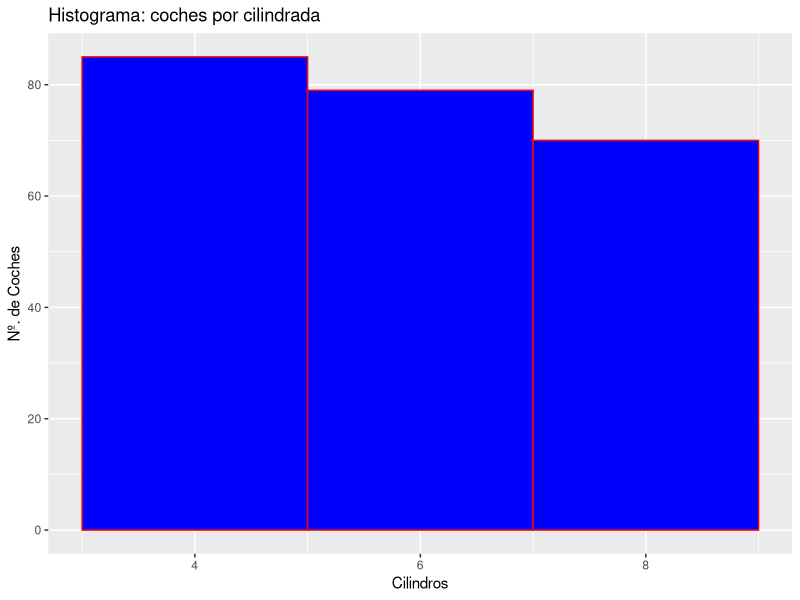
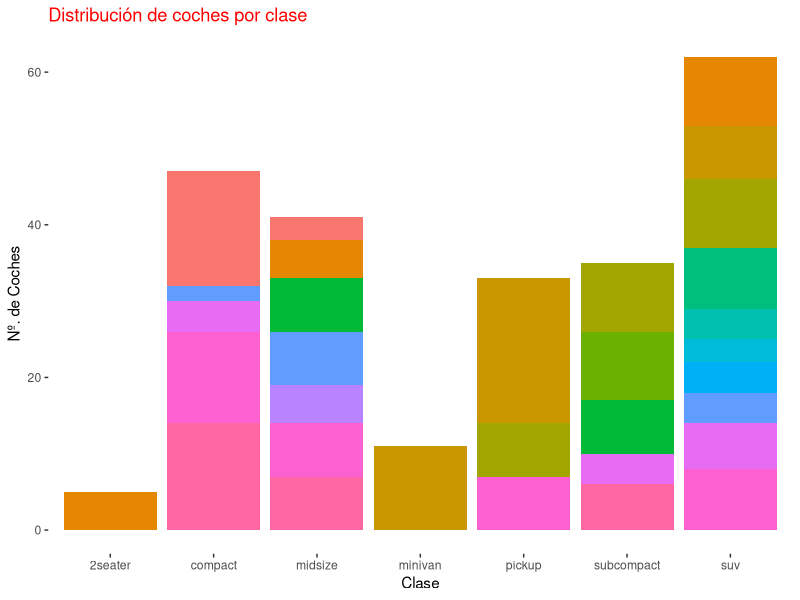
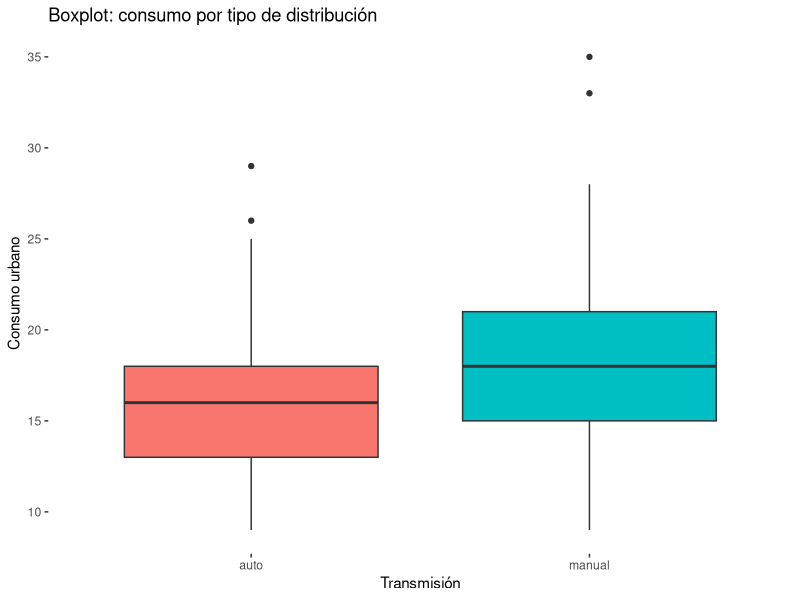
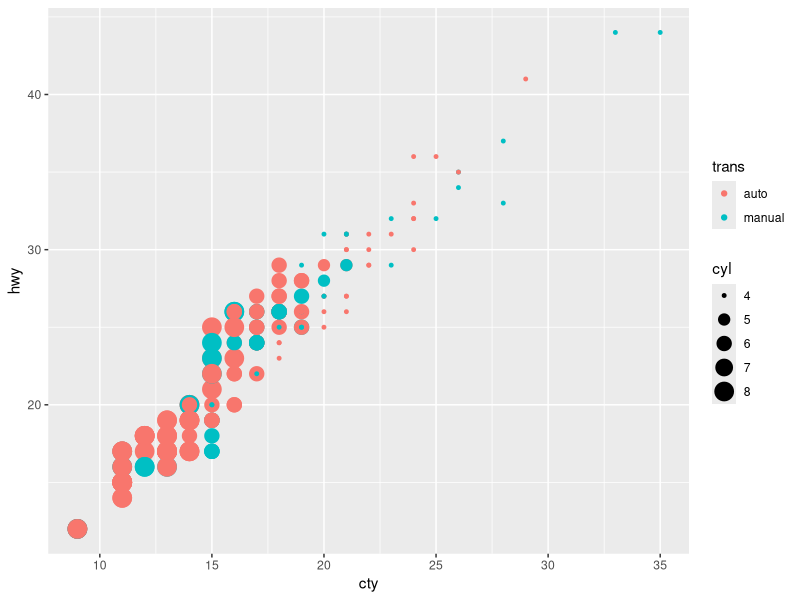
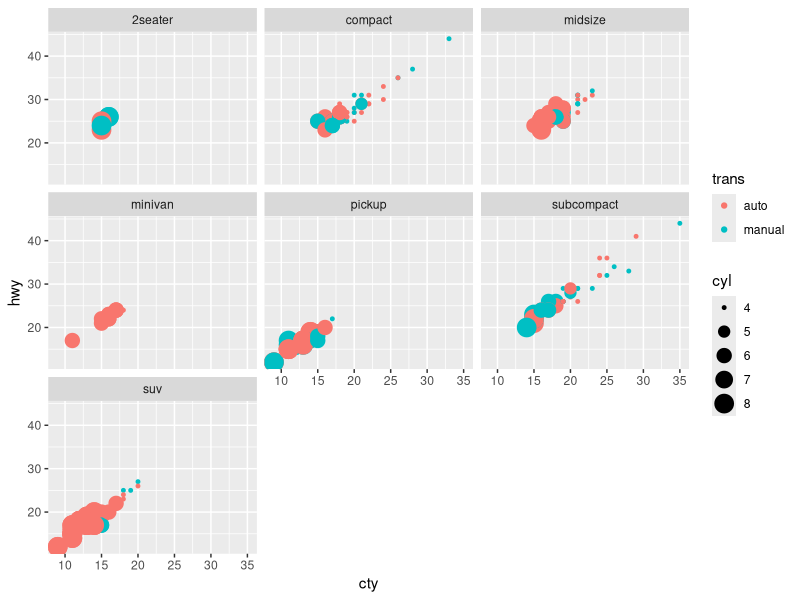
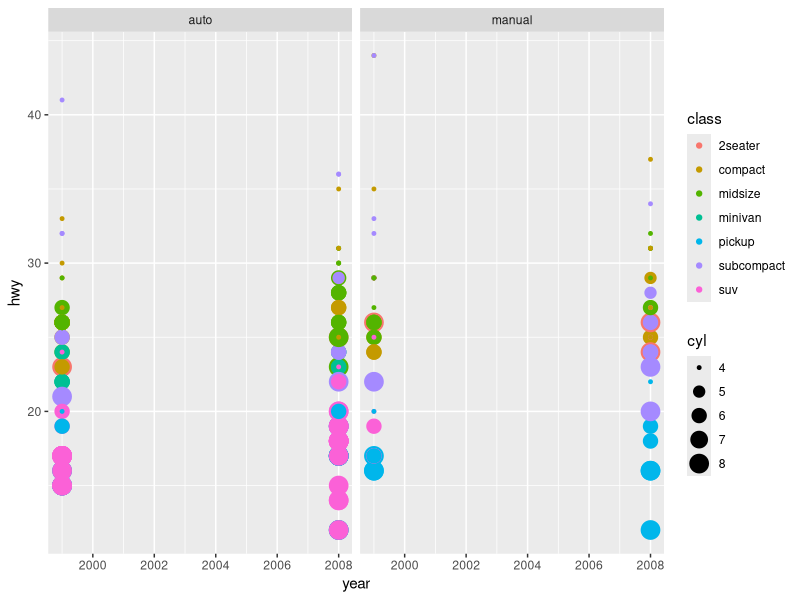

These charts were generated, in order, by the following R code:
install.packages("mlbench")
library(ggplot2)
library(mlbench)
library(stringr)
library(dplyr)

?mpg #informacion del dataset

head(mpg, n=5)

# Histrograma
ggplot(mpg,aes(x=cyl))+
  geom_histogram(binwidth = 2, color = "red", fill="blue")+
  labs(title = "Histograma: coches por cilindrada",
       x="Cilindros",
       y="Nº. de Coches")

# Gráfico de barras
ggplot(mpg,aes(x=class))+
  geom_bar(aes(fill=manufacturer))+
  labs(title = "Distribución de coches por clase",
       x="Clase",
       y="Nº. de Coches")+
  theme(panel.background = element_blank())+
  theme(plot.title = element_text(color = "red"))+
    theme(legend.position = "none")
  
# Boxplot
# limpiamos los datos, para ver solo auto o manual
mpg$trans <- mpg$trans %>% str_sub(1,-5)
  
  
ggplot(mpg,aes(x=trans, y = cty))+
  geom_boxplot(aes(fill=trans))+
  labs(title = "Boxplot: consumo por tipo de distribución",
        x="Transmisión",
        y="Consumo urbano")+
  theme(panel.background = element_blank())+
  theme(legend.position = "none")

# Dispersión
ggplot(mpg,aes(x=cty, y = hwy))+
  geom_point(aes(color=trans,size=cyl))

# Facetado (separa en diferentes graficos, en función de lo que digamos, por ejemplo en clases)
ggplot(mpg, aes(x=cty, y = hwy))+
  geom_point(aes(color=trans,size=cyl))+
  facet_wrap(~class)

# Otro ejemplo
ggplot(mpg, aes(x=year, y = hwy))+
  geom_point(aes(color=class,size=cyl))+
  facet_wrap(~trans)
